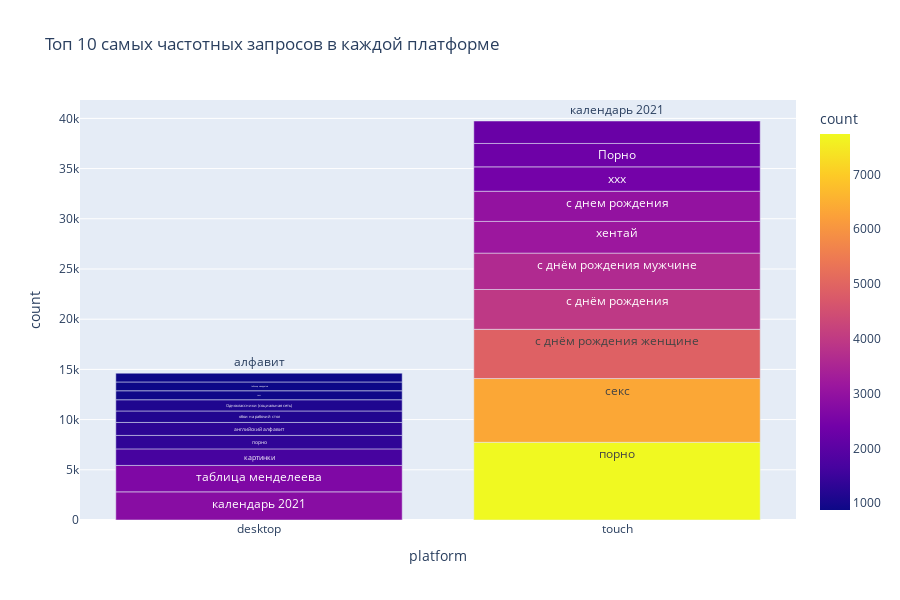

Notebook code cell kept with this figure:
### Code cell
fig = px.bar(search_line_cnt_df, x='platform', y='count', title='Топ 10 самых частотных запросов в каждой платформе', text='search_line', color="count", height=600)
fig.show()

### Figure 1 — Plotly figure (JSON) as saved in the notebook; plotly's stock layout.template omitted (floating-point values rounded to 4 significant figures)
{"data": [{"hovertemplate": "platform=%{x}<br>count=%{marker.color}<br>search_line=%{text}<extra></extra>", "legendgroup": "", "marker": {"color": [2804, 2631, 1647, 1342, 1293, 1143, 1116, 895, 877, 874, 7740, 6348, 4903, 3967, 3623, 3157, 3005, 2429, 2330, 2237], "coloraxis": "coloraxis", "pattern": {"shape": ""}}, "name": "", "orientation": "v", "showlegend": false, "text": ["календарь 2021", "таблица менделеева", "картинки", "порно", "английский алфавит", "обои на рабочий стол", "Одноклассники (социальная сеть)", "секс", "таблица квадратов", "алфавит", "порно", "секс", "с днём рождения женщине", "с днём рождения", "с днём рождения мужчине", "хентай", "с днем рождения", "xxx", "Порно", "календарь 2021"], "textposition": "auto", "x": ["desktop", "desktop", "desktop", "desktop", "desktop", "desktop", "desktop", "desktop", "desktop", "desktop", "touch", "touch", "touch", "touch", "touch", "touch", "touch", "touch", "touch", "touch"], "xaxis": "x", "y": [2804, 2631, 1647, 1342, 1293, 1143, 1116, 895, 877, 874, 7740, 6348, 4903, 3967, 3623, 3157, 3005, 2429, 2330, 2237], "yaxis": "y", "type": "bar"}], "layout": {"xaxis": {"anchor": "y", "domain": [0.0, 1.0], "title": {"text": "platform"}}, "yaxis": {"anchor": "x", "domain": [0.0, 1.0], "title": {"text": "count"}}, "coloraxis": {"colorbar": {"title": {"text": "count"}}, "colorscale": [[0.0, "#0d0887"], [0.1111, "#46039f"], [0.2222, "#7201a8"], [0.3333, "#9c179e"], [0.4444, "#bd3786"], [0.5556, "#d8576b"], [0.6667, "#ed7953"], [0.7778, "#fb9f3a"], [0.8889, "#fdca26"], [1.0, "#f0f921"]]}, "legend": {"tracegroupgap": 0}, "title": {"text": "Топ 10 самых частотных запросов в каждой платформе"}, "barmode": "relative", "height": 600}}
